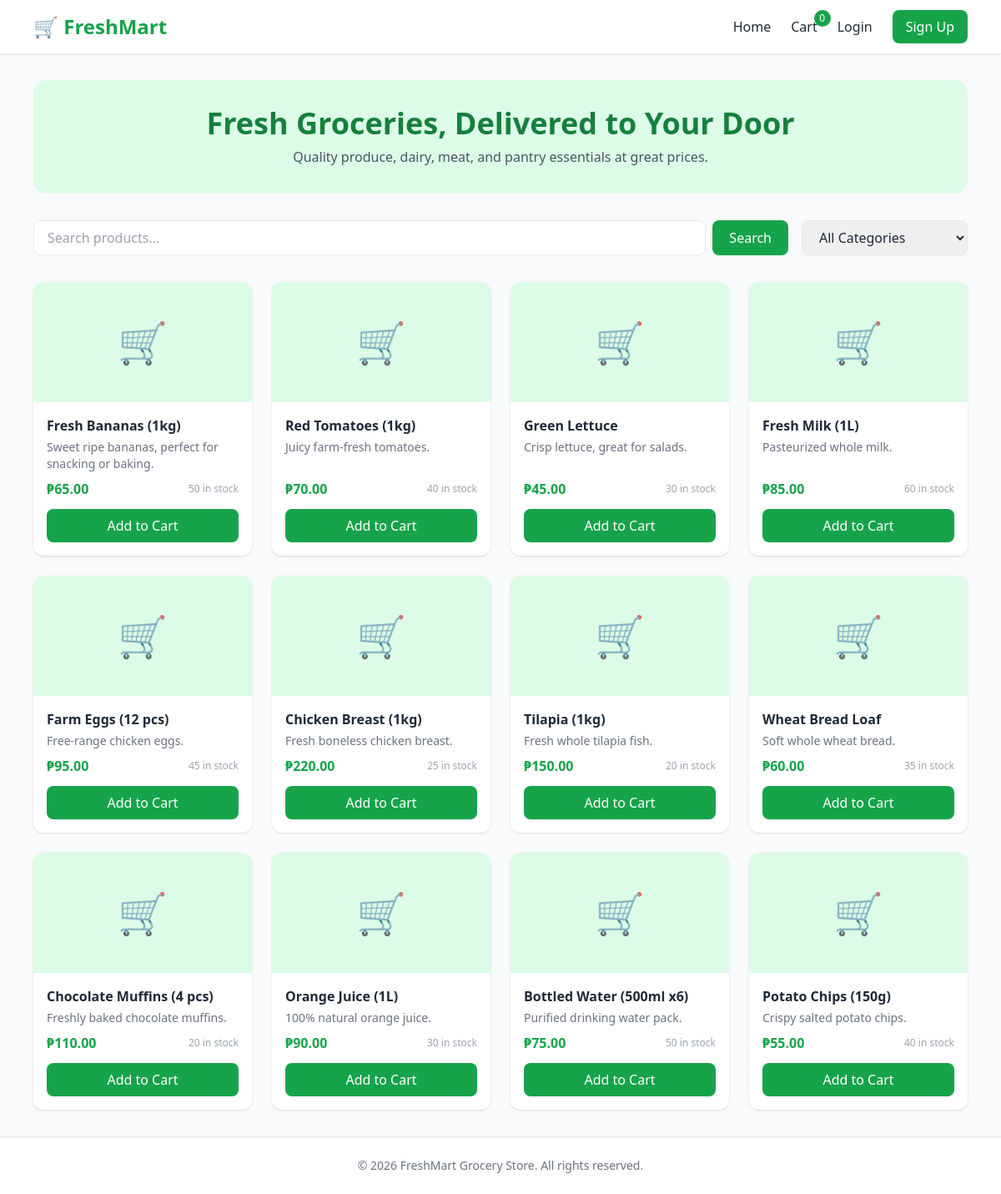
The page / on the database its author committed.
### tables this page shows
CREATE TABLE products (
    id INT AUTO_INCREMENT PRIMARY KEY,
    category_id INT,
    name VARCHAR(100) NOT NULL,
    description TEXT,
    price DECIMAL(10,2) NOT NULL,
    stock INT NOT NULL DEFAULT 0,
    image VARCHAR(255) DEFAULT 'default.jpg',
    created_at TIMESTAMP DEFAULT CURRENT_TIMESTAMP,
    FOREIGN KEY (category_id) REFERENCES categories(id) ON DELETE SET NULL
);

### includes/functions.php (called while the page is built, shortened)
<?php
function sanitize($data) {
    return htmlspecialchars(strip_tags(trim($data)), ENT_QUOTES, 'UTF-8');
}
function is_logged_in() {
    return isset($_SESSION['user_id']);
}
function cart_count() {
    if (empty($_SESSION['cart'])) return 0;
    $count = 0;
    return $count;
}

### index.php (the view, shortened to what this page needs)
<?php
require_once __DIR__ . '/includes/functions.php';
$database = new Database();
$db = $database->getConnection();
$search = sanitize($_GET['search'] ?? '');
$category_id = isset($_GET['category']) ? (int) $_GET['category'] : 0;
$sql = "SELECT * FROM products WHERE 1=1";
$params = [];
$sql .= " ORDER BY created_at DESC";
$stmt = $db->prepare($sql);
$stmt->execute($params);
$products = $stmt->fetchAll();
require_once __DIR__ . '/includes/header.php';
?>
<div class="bg-brand-light rounded-2xl p-8 mb-8 text-center">
  <h1 class="text-3xl md:text-4xl font-bold text-brand-dark mb-2">Fresh Groceries, Delivered to Your Door</h1>
  <p class="text-gray-600">Quality produce, dairy, meat, and pantry essentials at great prices.</p>
</div>
<div class="flex flex-col md:flex-row gap-4 mb-8">
  <form method="GET" action="" class="flex-grow flex gap-2">
    <input type="text" name="search" value="<?php echo $search; ?>" placeholder="Search products..."
           class="flex-grow border rounded-lg px-4 py-2 focus:outline-none focus:ring-2 focus:ring-brand">
    <button type="submit" class="bg-brand text-white px-5 py-2 rounded-lg hover:bg-brand-dark transition">Search</button>
  </form>
  <select id="category-filter" class="border rounded-lg px-4 py-2 focus:outline-none focus:ring-2 focus:ring-brand"
          onchange="window.location.href = this.value">
    <option value="/index.php<?php echo $search ? '?search=' . urlencode($search) : ''; ?>" <?php echo $category_id === 0 ? 'selected' : ''; ?>>All Categories</option>
  </select>
</div>
<?php if (empty($products)): ?>
  <p class="text-center text-gray-500 py-12">No products found. Try a different search or category.</p>
<?php else: ?>
<div class="grid grid-cols-2 md:grid-cols-3 lg:grid-cols-4 gap-6">
  <?php foreach ($products as $product): ?>
    <div class="bg-white rounded-xl shadow hover:shadow-lg transition overflow-hidden flex flex-col">
      <div class="h-36 bg-brand-light flex items-center justify-center text-5xl">🛒</div>
      <div class="p-4 flex flex-col flex-grow">
        <h3 class="font-semibold mb-1"><?php echo sanitize($product['name']); ?></h3>
        <p class="text-sm text-gray-500 mb-2 flex-grow"><?php echo sanitize(substr($product['description'], 0, 60)); ?></p>
        <div class="flex items-center justify-between mb-3">
          <span class="text-brand font-bold">₱<?php echo number_format($product['price'], 2); ?></span>
          <span class="text-xs text-gray-400"><?php echo $product['stock']; ?> in stock</span>
        </div>
        <button
          class="add-to-cart-btn w-full bg-brand text-white py-2 rounded-lg hover:bg-brand-dark transition disabled:bg-gray-300"
          data-id="<?php echo $product['id']; ?>"
          data-name="<?php echo sanitize($product['name']); ?>"
          <?php echo $product['stock'] <= 0 ? 'disabled' : ''; ?>>
          <?php echo $product['stock'] <= 0 ? 'Out of Stock' : 'Add to Cart'; ?>
        </button>
      </div>
    </div>
  <?php endforeach; ?>
</div>
<?php endif; ?>
<?php require_once __DIR__ . '/includes/footer.php'; ?>

### includes/header.php (shortened to what this page needs)
<?php require_once __DIR__ . '/functions.php'; ?>
<!DOCTYPE html>
<html lang="en">
<head>
<script src="https://cdn.tailwindcss.com"></script>
<link rel="stylesheet" href="/assets/css/style.css">
</head>
<body class="bg-gray-50 text-gray-800 min-h-screen flex flex-col">
<nav class="bg-white shadow sticky top-0 z-50">
  <div class="max-w-6xl mx-auto px-4">
    <div class="flex justify-between items-center h-16">
      <a href="/index.php" class="flex items-center gap-2 text-2xl font-bold text-brand">
        🛒 FreshMart
      </a>
      <div class="hidden md:flex items-center gap-6" id="nav-links">
        <a href="/index.php" class="hover:text-brand transition">Home</a>
        <a href="/cart.php" class="relative hover:text-brand transition">
          Cart
          <span id="cart-count" class="absolute -top-2 -right-4 bg-brand text-white text-xs rounded-full w-5 h-5 flex items-center justify-center"><?php echo cart_count(); ?></span>
        </a>
        <?php if (is_logged_in()): ?>
          <?php if (is_admin()): ?>
            <a href="/admin/index.php" class="hover:text-brand transition">Admin Panel</a>
          <?php endif; ?>
          <a href="/orders.php" class="hover:text-brand transition">My Orders</a>
          <span class="text-sm text-gray-500">Hi, <?php echo sanitize($_SESSION['full_name']); ?></span>
          <a href="/auth/logout.php" class="bg-gray-100 px-4 py-2 rounded-lg hover:bg-gray-200 transition">Logout</a>
        <?php else: ?>
          <a href="/auth/login.php" class="hover:text-brand transition">Login</a>
          <a href="/auth/register.php" class="bg-brand text-white px-4 py-2 rounded-lg hover:bg-brand-dark transition">Sign Up</a>
        <?php endif; ?>
      </div>
    </div>
  </div>
</nav>
<main class="flex-grow max-w-6xl mx-auto w-full px-4 py-8">

### includes/footer.php (shortened to what this page needs)
</main>
<footer class="bg-white border-t mt-auto">
  <div class="max-w-6xl mx-auto px-4 py-6 text-center text-sm text-gray-500">
    &copy; <?php echo date('Y'); ?> FreshMart Grocery Store. All rights reserved.
  </div>
</footer>
</body>
</html>

### rows shown on the page
products: name "Fresh Bananas (1kg)", description "Sweet ripe bananas, perfect for snacking or baking.", price "65.00", stock "50", shows "Add to Cart"
products: name "Red Tomatoes (1kg)", description "Juicy farm-fresh tomatoes.", price "70.00", stock "40", shows "Add to Cart"
products: name "Green Lettuce", description "Crisp lettuce, great for salads.", price "45.00", stock "30", shows "Add to Cart"
products: name "Fresh Milk (1L)", description "Pasteurized whole milk.", price "85.00", stock "60", shows "Add to Cart"
products: name "Farm Eggs (12 pcs)", description "Free-range chicken eggs.", price "95.00", stock "45", shows "Add to Cart"
products: name "Chicken Breast (1kg)", description "Fresh boneless chicken breast.", price "220.00", stock "25", shows "Add to Cart"
products: name "Tilapia (1kg)", description "Fresh whole tilapia fish.", price "150.00", stock "20", shows "Add to Cart"
products: name "Wheat Bread Loaf", description "Soft whole wheat bread.", price "60.00", stock "35", shows "Add to Cart"
products: name "Chocolate Muffins (4 pcs)", description "Freshly baked chocolate muffins.", price "110.00", stock "20", shows "Add to Cart"
products: name "Orange Juice (1L)", description "100% natural orange juice.", price "90.00", stock "30", shows "Add to Cart"
products: name "Bottled Water (500ml x6)", description "Purified drinking water pack.", price "75.00", stock "50", shows "Add to Cart"
products: name "Potato Chips (150g)", description "Crispy salted potato chips.", price "55.00", stock "40", shows "Add to Cart"

### other values the page prints
cart_count() "0"
